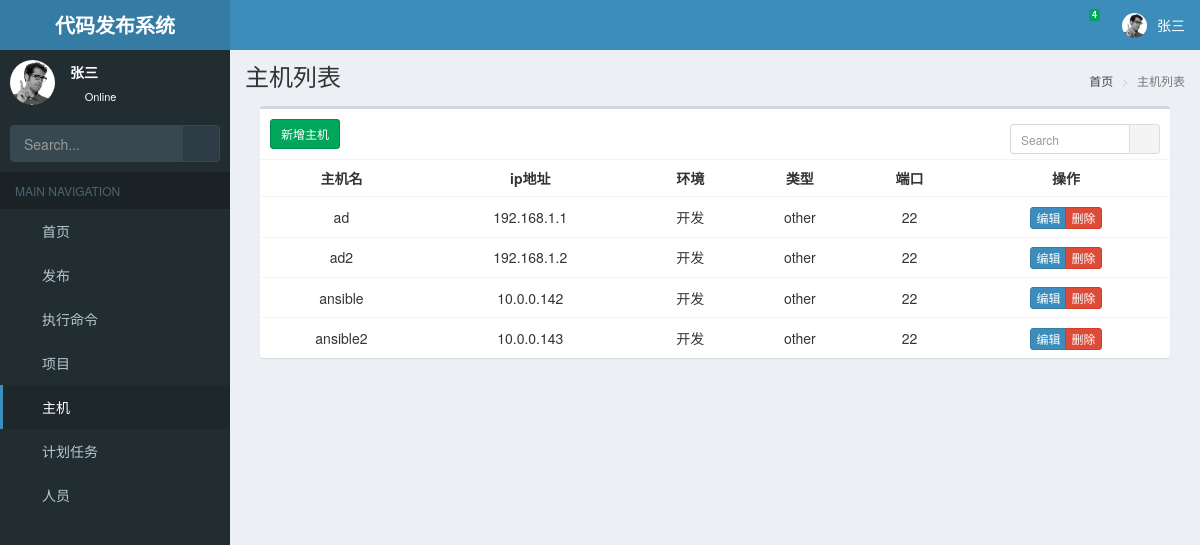
Page /hostall/ (signed in) on the committed database.
### web/models.py (models this page shows, shortened)
class UserProfile(models.Model):
    name = models.CharField(verbose_name="用户名称", max_length=200)
    email = models.CharField(verbose_name="邮箱地址", max_length=200)
    password = models.CharField(verbose_name="密码", max_length=200)
    role = models.CharField(verbose_name='角色', choices=(("0", "开发"), ("1", "测试"), ("2", '运维')), default="0",
                            max_length=10)
    isAdmin = models.CharField(verbose_name='管理员', choices=(("0", "Admin"), ("1", "普通")), default="1",
                            max_length=10)
    create_time = models.DateTimeField("创建时间", auto_now_add=True)
    phone=models.CharField(verbose_name='手机号',blank=True,null=True,max_length=11)
    class Meta:
        ordering = ['-create_time']

class Host(models.Model):
    Seetings = (
        ("0", '开发'),
        ("1", "测试"),
        ("2", "准生产"),
        ("3", "生产")
    )
    Type = (
        ("0", "nginx"),
        ("1", "other")
    )
    name = models.CharField(verbose_name="主机名", max_length=200, unique=True)
    hostip = models.GenericIPAddressField(verbose_name='主机ip地址')
    settings = models.CharField(
        verbose_name='环境',
        choices=Seetings,
        default="0", max_length=20)
    type = models.CharField(verbose_name="类型", choices=Type, default="1", max_length=20)
    ssh_port=models.CharField(verbose_name="ssh端口",default=22,max_length=10)

### web/hosts.py (the view)
# urls.py: url(r'^hostall/$', hostall, name='hostall'),
def hostall(request):
    name=request.GET.get('table_search','')
    hostall=Host.objects.filter(name__contains=name)
    return TemplateResponse(request,'hostall.html',{"page_title":"主机列表",'hosts':hostall})

### utils/auth.py (called while the page is built)
    def process_request(self, request):
        if request.path_info.startswith('/admin/'):
            return
        if request.path_info in [reverse('login')]:
            return
        pk = request.session.get('user_id')
        user = models.UserProfile.objects.filter(pk=pk).first()
        if user:
            request.account = user
        else:
            return redirect(reverse('login'))

    def process_template_response(self,request,response):
        response.context_data.update({'user':request.account})
        return response

### templates/hostall.html (shortened to what this page needs)
{% extends 'master/base.html' %}
{% block content %}
    <div class="col-xs-12">
        <div class="box">
            <div class="box-header">
                <div data-url="{% url 'createhost' %}" class="btn btn-sm btn-success add-btn">新增主机</div>
                <form class="box-tools">
                    <div class="input-group input-group-sm" style="width: 150px;">
                        <input type="text" name="table_search" class="form-control pull-right" placeholder="Search">
                        <div class="input-group-btn">
                            <button type="submit" class="btn btn-default"><i class="fa fa-search"></i></button>
                        </div>
                    </div>
                </form>
            </div>
            <div class="box-body table-responsive no-padding">
                <table class="table table-hover text-center">
                    <tr>
                        <th>主机名</th>
                        <th>ip地址</th>
                        <th>环境</th>
                        <th>类型</th>
                        <th>端口</th>
                        <th>操作</th>
                    </tr>
                    {% for h in hosts %}
                        <tr>
                            <td>{{ h.name }}</td>
                            <td>{{ h.hostip }}</td>
                            <td>{{ h.get_settings_display }}</td>
                            <td>{{ h.get_type_display }}</td>
                            <td>{{ h.ssh_port }}</td>
                            <td>
                                <div class="btn-group">
                                    <a type="button" href="#" data-url="{% url 'edithost' h.pk %}"
                                       class="edit-btn btn btn-primary btn-xs">编辑</a>
                                    <a type="button" href="#" data-url="{% url 'delhost' h.pk %}"
                                       class="btn del-btn btn-danger btn-xs">删除</a>
                                </div>
                            </td>
                        </tr>
                    {% endfor %}
                </table>
            </div>
        </div>
    </div>
{% endblock %}

### templates/master/header.html (shortened to what this page needs)
{% load static %}
<header class="main-header">
  <a href="/" class="logo">
    <span class="logo-lg"><b>代码发布系统</b></span>
  </a>
  <nav class="navbar navbar-static-top">
    <a href="#" class="sidebar-toggle" data-toggle="push-menu" role="button">
    </a>
    <div class="navbar-custom-menu">
      <ul class="nav navbar-nav">
        <li class="dropdown messages-menu">
          <a href="#" class="dropdown-toggle" data-toggle="dropdown">
            <i class="fa fa-envelope-o"></i>
            <span class="label label-success">4</span>
          </a>
        </li>
        <li class="dropdown user user-menu">
          <a href="#" class="dropdown-toggle" data-toggle="dropdown">
              <img src="{% static 'AdminLTE/img/user2-160x160.jpg' %}" class="user-image" alt="User Image">
            <span class="hidden-xs">{{ user.name }}</span>
          </a>
        </li>
      </ul>
    </div>
  </nav>
</header>

### templates/master/sidebar.html (shortened to what this page needs)
{% load static %}
<aside class="main-sidebar">
    <section class="sidebar">
        <div class="user-panel">
            <div class="pull-left image">
                <img src="{% static 'AdminLTE/img/user2-160x160.jpg' %}" class="img-circle" alt="User Image">
            </div>
            <div class="pull-left info">
                <p>{{ user.name }}</p>
                <a href="#"><i class="fa fa-circle text-success"></i> Online</a>
            </div>
        </div>
        <form action="#" method="get" class="sidebar-form">
            <div class="input-group">
                <input disabled type="text" name="q" class="form-control" placeholder="Search...">
                <span class="input-group-btn">
              <button disabled type="submit" name="search" id="search-btn" class="btn btn-flat"><i
                      class="fa fa-search"></i>
              </button>
            </span>
            </div>
        </form>
        <ul class="sidebar-menu" data-widget="tree">
            <li class="header">MAIN NAVIGATION</li>
            <li id="dashboard"><a href="#"><i class="fa fa-dashboard"></i> <span>首页</span></a></li>
            <li id="menu_issue" class="treeview">
                <a href="#">
                    <i class="fa fa-server"></i> <span>发布</span>
                    <span class="pull-right-container">
              <i class="fa fa-angle-left pull-right"></i>
            </span>
                </a>
            </li>
            <li id="command"><a href="{% url 'commall' %}"><i class="fa fa-file-code-o"></i> <span>执行命令</span></a></li>
            <li id="project"><a href="{% url 'teamall' %}"><i class="fa fa-share-alt"></i> <span>项目</span></a></li>
            <li id="hosts"><a href="{% url 'hostall' %}"><i class="fa fa-server"></i> <span>主机</span></a></li>
            <li id="crons"><a href="{% url 'cronall' %}"><i class="fa fa-safari"></i> <span>计划任务</span></a></li>
            {% if user.isAdmin == "0" %}
                <li id="users"><a href="{% url 'userall' %}"><i class="fa fa-user"></i> <span>人员</span></a></li>
            {% endif %}
        </ul>
    </section>
</aside>

### rows in the picture
UserProfile: name "张三"
Host: name "ad", hostip "192.168.1.1", settings "开发", type "other", ssh_port "22"
Host: name "ad2", hostip "192.168.1.2", settings "开发", type "other", ssh_port "22"
Host: name "ansible", hostip "10.0.0.142", settings "开发", type "other", ssh_port "22"
Host: name "ansible2", hostip "10.0.0.143", settings "开发", type "other", ssh_port "22"

### other values in the picture
{{ page_title }} "主机列表"
